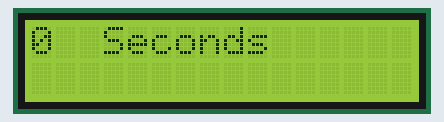
The sketch below on a simulated Arduino Uno, built with avr-gcc and run on an emulated ATmega328P. On the bench: 16×2 character LCD.

Above: at 0.1 s.
At 4.1 s:
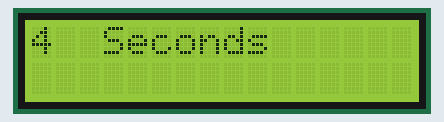
At 9.1 s:
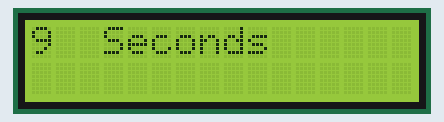
At 19.2 s:
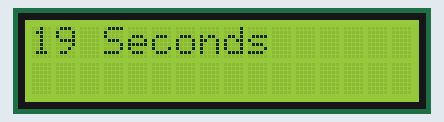
At 28.2 s:
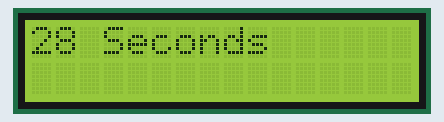
At 38.2 s:
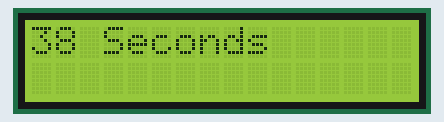

The sketch:

LCD_I2C_simple_seconds_counter.ino
```cpp
#include <LiquidCrystal_I2C.h>
LiquidCrystal_I2C lcd(0x27, 16, 2); // I2C address 0x27, 16 column and 2 rows

//Connections guide from: https://create.arduino.cc/projecthub/arduino_uno_guy/i2c-liquid-crystal-displays-5b806c
// GND-> ground
// VCC-> +5V
// SDA-> A4
// SCL-> A5

void setup()
{
  lcd.init();                  // initialize the lcd
  lcd.backlight();             //Turns on the backlight
  lcd.clear();                 //Empties the screen
  lcd.setCursor(3, 0);         // move cursor to the forth position on the first row, 0 is the first.
  lcd.print("Seconds");        // print message at the cursor position
}

void loop()
{
for(int i=0;i<=60;i++){         //For-loop, this counts up from 0 to 60 and resets for the next loop.
  lcd.setCursor(0, 0);         // move cursor to   (0, 0)
  lcd.print(i);                // print message at (0, 0) This overwrites any old message.
  delay(1000);                 // wait one second (1000 milliseconds = 1 s)
}
}
```

Measured:
- what the display in image 1 shows lasts 1.0 s, from 4.1 s to 5.1 s
